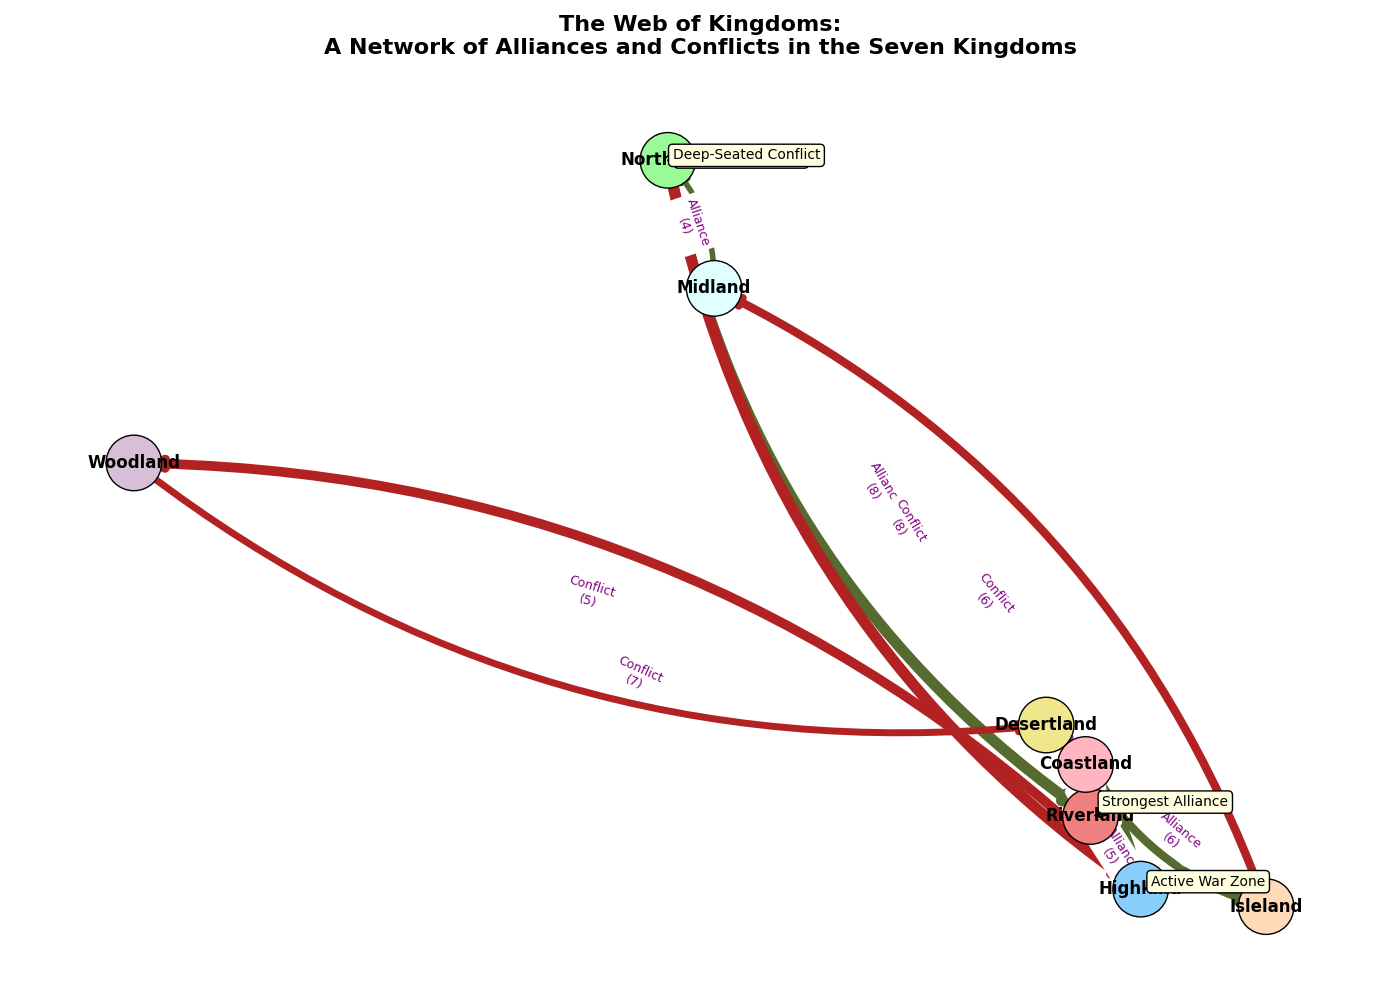

Recreate this plot in Python.
import matplotlib.pyplot as plt
import networkx as nx
import numpy as np

kingdoms = [
    "Northland", "Riverland", "Highland", "Woodland",
    "Desertland", "Coastland", "Isleland", "Midland"
]

relationships = [
    ("Northland", "Riverland", 8),
    ("Riverland", "Highland", 5),
    ("Highland", "Woodland", -7),
    ("Woodland", "Desertland", -5),
    ("Desertland", "Coastland", 7),
    ("Coastland", "Isleland", 6),
    ("Isleland", "Midland", -6),
    ("Midland", "Northland", 4),
    ("Riverland", "Coastland", 9),
    ("Highland", "Desertland", 5),
    ("Northland", "Highland", -8)
]

G = nx.DiGraph()
G.add_nodes_from(kingdoms)
G.add_weighted_edges_from(relationships)

pos = nx.spring_layout(G, seed=42)

fig, ax = plt.subplots(figsize=(14, 10))

# Updated node color scheme
node_colors = ['palegreen', 'lightcoral', 'lightskyblue', 'thistle', 
               'khaki', 'lightpink', 'peachpuff', 'lightcyan']
nx.draw_networkx_nodes(
    G, pos, node_size=1600, node_color=node_colors, edgecolors='black', ax=ax
)

# Updated edge color scheme
edge_colors = ['darkolivegreen' if weight > 0 else 'firebrick' for u, v, weight in relationships]
weights = np.abs([weight for u, v, weight in relationships])
nx.draw_networkx_edges(
    G, pos, edgelist=relationships, arrowstyle='-|>', arrowsize=15,
    edge_color=edge_colors, width=weights, ax=ax, connectionstyle="arc3,rad=0.2"
)

nx.draw_networkx_labels(G, pos, font_size=12, font_weight='bold', verticalalignment='center', ax=ax)

edge_labels = {(u, v): f"{'Alliance' if weight > 0 else 'Conflict'}\n({abs(weight)})" for u, v, weight in relationships}
nx.draw_networkx_edge_labels(G, pos, edge_labels=edge_labels, font_color='purple', font_size=9, ax=ax)

annotations = {
    "Northland-Riverland": (7.5, -0.5, 'Strongest Alliance'),
    "Northland-Highland": (3.5, 0.7, 'Deep-Seated Conflict'),
    "Riverland-Coastland": (8.5, 7.5, 'Strongest Alliance'),
    "Highland-Woodland": (7.5, 2.5, 'Active War Zone')
}
for key, (x, y, text) in annotations.items():
    ax.annotate(text, xy=pos[key.split('-')[0]], xytext=(x, y), textcoords="offset points",
                arrowprops=dict(arrowstyle="->", color='black', lw=1.5),
                bbox=dict(boxstyle="round,pad=0.3", edgecolor='black', facecolor='lightyellow'))

plt.title("The Web of Kingdoms:\nA Network of Alliances and Conflicts in the Seven Kingdoms", fontsize=16, fontweight='bold', pad=20)
plt.axis('off')

plt.tight_layout()
plt.show()
